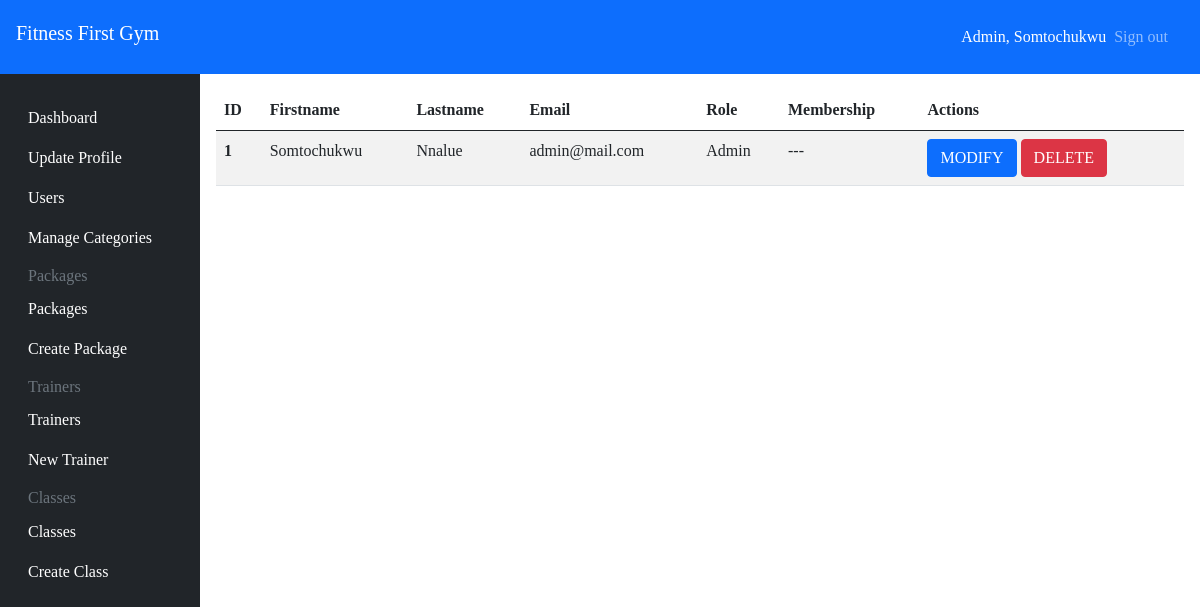
/users/all (signed in), run on an earlier commit of the app's database.
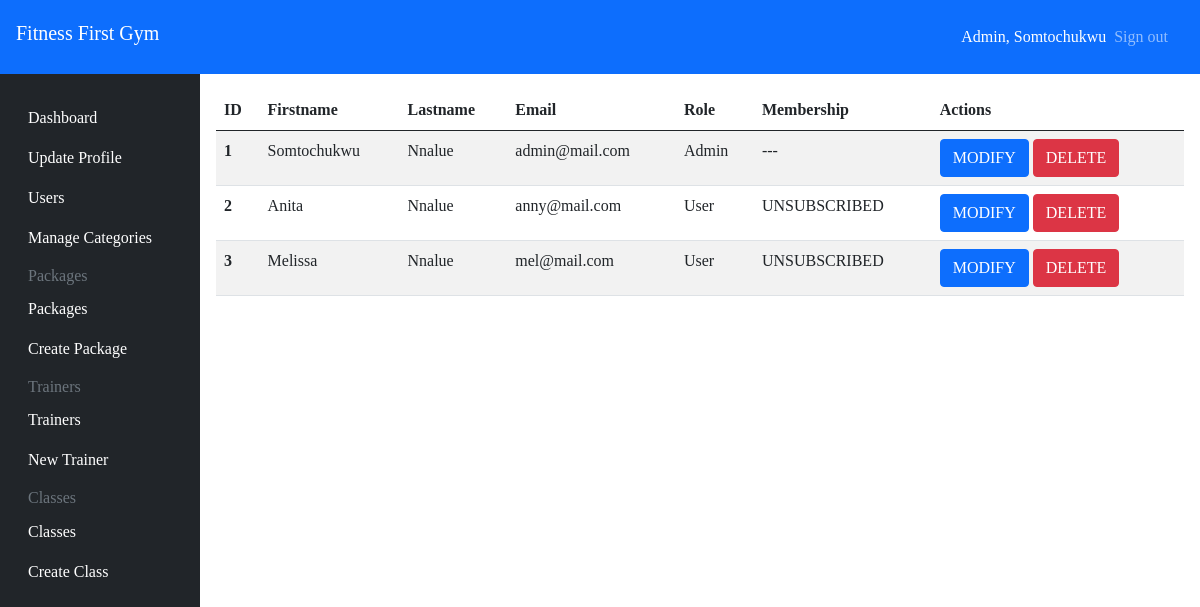
And on a later commit of the database.
### app/models/__init__.py (models this page shows, shortened)
class User(UserMixin, db.Model):
    id = db.Column(db.Integer, primary_key=True)
    firstname = db.Column(db.String(200), nullable=False)
    lastname = db.Column(db.String(200), nullable=True)
    email = db.Column(db.String(100), nullable=False, unique=True)
    password = db.Column(db.String(200), nullable=False)
    isAdmin = db.Column(db.Boolean(), default=False)
    membership_id = db.Column(db.Integer, db.ForeignKey('package.id'), nullable=True)
    membership = db.relationship('Package', backref=db.backref('packages', lazy='dynamic'))
    createdAt = db.Column(db.DateTime, default=datetime.utcnow)

### app/user_views.py (the view)
@app.route('/users/all')
@login_required
@authorize_request
def all_users():
   users = User.query.all()
   return render_template('pages/admin/users/preview.html', users=users)

### app/admin_views.py (called while the page is built)
def authorize_request(view_func):
   @wraps(view_func)
   def wrapped_view(*args, **kwargs):
      try:
         if current_user.isAdmin:
               return view_func(*args, **kwargs)
         else:
            flash('Unauthorized')
            return redirect('/')
      except Exception as error:
         return render_template('pages/error/500.html', error=error)
   return wrapped_view

### app/models/__init__.py (called while the page is built)
@login_manager.user_loader
def load_user(id):
    return User.query.get(id)

### app/templates/pages/admin/users/preview.html (shortened to what this page needs)
{% extends "components/admin_base.html" %}
{% block content %}
<table class="table table-striped table-hover">
    <thead>
        <tr>
            <th scope="col">ID</th>
            <th scope="col">Firstname</th>
            <th scope="col">Lastname</th>
            <th scope="col">Email</th>
            <th scope="col">Role</th>
            <th scope="col">Membership</th>
            <th scope="col">Actions</th>
        </tr>
    </thead>
    <tbody>
        {% if users %}
        {% for user in users %}
        <tr>
            <th scope="row">{{user.id}}</th>
            <td>{{user.firstname}}</td>
            <td>{{user.lastname}}</td>
            <td>{{user.email}}</td>
            <td>{{"Admin" if user.isAdmin else "User"}}</td>
            <td>{{"---" if user.isAdmin else "UNSUBSCRIBED" if not user.membership else user.membership.name }}</td>
            <td class="d-flex-col">
                <a href="/user/edit/{{user.id}}" class="btn btn-primary text-white">MODIFY</a>
                <a href="/user/delete/{{user.id}}" class="btn btn-danger text-white">DELETE</a>
            </td>
        </tr>
        {% endfor %}
        {% endif %}
    </tbody>
</table>
{% endblock content %}

### app/templates/components/admin_base.html (shortened to what this page needs)
<!DOCTYPE html>
<html lang="en">
<head>
    <link href="https://cdn.jsdelivr.net/npm/bootstrap@5.0.2/dist/css/bootstrap.min.css" rel="stylesheet"
>
    <link rel="stylesheet" href="{{url_for('static', filename='css/main.css')}}" />
</head>
<body class="relative">
    <main>
        <nav class="navbar navbar-dark sticky-top bg-primary flex-md-nowrap p-3">
            <a class="navbar-brand h2 col-sm-3 col-md-2 mr-0" href="/">Fitness First Gym</a>
            <div class="navbar-nav px-3">
                <div class="nav-item text-nowrap d-flex align-items-center">
                    <span class="text-white mx-2">Admin, {{current_user.firstname}}</span>
                    <a class="nav-link" href="/auth/logout">Sign out</a>
                </div>
            </div>
        </nav>
        <div>
            <div class="container-fluid">
                <div class="row">
                    {% include "components/admin_navbar.html" %}
                    <main role="main" class="relative col-md-9 ml-sm-auto col-lg-10 p-3">
                        {% block content %} {% endblock %}
                    </main>
                </div>
            </div>
        </div>
    </main>
</body>
</html>

### app/templates/components/admin_navbar.html
<nav class="vh-100 col-md-2 d-none d-md-block bg-dark sidebar sidebar-fixed py-4">
    <ul class="nav flex-column">
      <li class="nav-item">
        <a class="nav-link text-white" href="/admin/dashboard">Dashboard</a>
      </li>
    </ul>
    <ul class="nav flex-column">
      <li class="nav-item">
        <a class="nav-link text-white" href="/profile">Update Profile</a>
      </li>
    </ul>
    <ul class="nav flex-column">
      <li class="nav-item">
        <a class="nav-link text-white" href="/users/all">Users</a>
      </li>
    </ul>
    <ul class="nav flex-column">
      <li class="nav-item">
        <a class="nav-link text-white" href="/admin/categories">Manage Categories</a>
      </li>
    </ul>
    <h6 class="sidebar-heading d-flex justify-content-between align-items-center px-3 mt-2 mb-1 text-muted">
      <span>Packages</span>
    </h6>
    <ul class="nav flex-column">
      <li class="nav-item"><a class="nav-link text-white" href="/admin/package/all">Packages</a></li>
      <li class="nav-item"><a class="nav-link text-white" href="/admin/package/new">Create Package</a></li>
    </ul>
    <h6 class="sidebar-heading d-flex justify-content-between align-items-center px-3 mt-2 mb-1 text-muted">
      <span>Trainers</span>
    </h6>
    <ul class="nav flex-column mb-2">
      <li class="nav-item"><a class="nav-link text-white" href="/admin/trainer/all">Trainers</a></li>
      <li class="nav-item"><a class="nav-link text-white" href="/admin/trainer/new">New Trainer</a></li>
    </ul>
    <h6 class="sidebar-heading d-flex justify-content-between align-items-center px-3 mt-2 mb-1 text-muted">
      <span>Classes</span>
    </h6>
    <ul class="nav flex-column mb-2">
      <li class="nav-item"><a class="nav-link text-white" href="/admin/class/all">Classes</a></li>
      <li class="nav-item"><a class="nav-link text-white" href="/admin/class/new">Create Class</a></li>
    </ul>
</nav>

### app/static/css/main.css (style rules this page uses)
body { font-family: 'SF UI Text'; }
h1, h2, h3, h4 , h5 , h6, .h1, .h2, .h3 , .h4, .h5 ,.h6 { font-family: 'Poppins'; font-weight: 500; }

What changed in the data, as far as the page shows it:
added User: id "2", firstname "Anita", lastname "Nnalue", email "anny@mail.com", isAdmin "User", isAdmin "UNSUBSCRIBED"
added User: id "3", firstname "Melissa", lastname "Nnalue", email "mel@mail.com", isAdmin "User", isAdmin "UNSUBSCRIBED"
